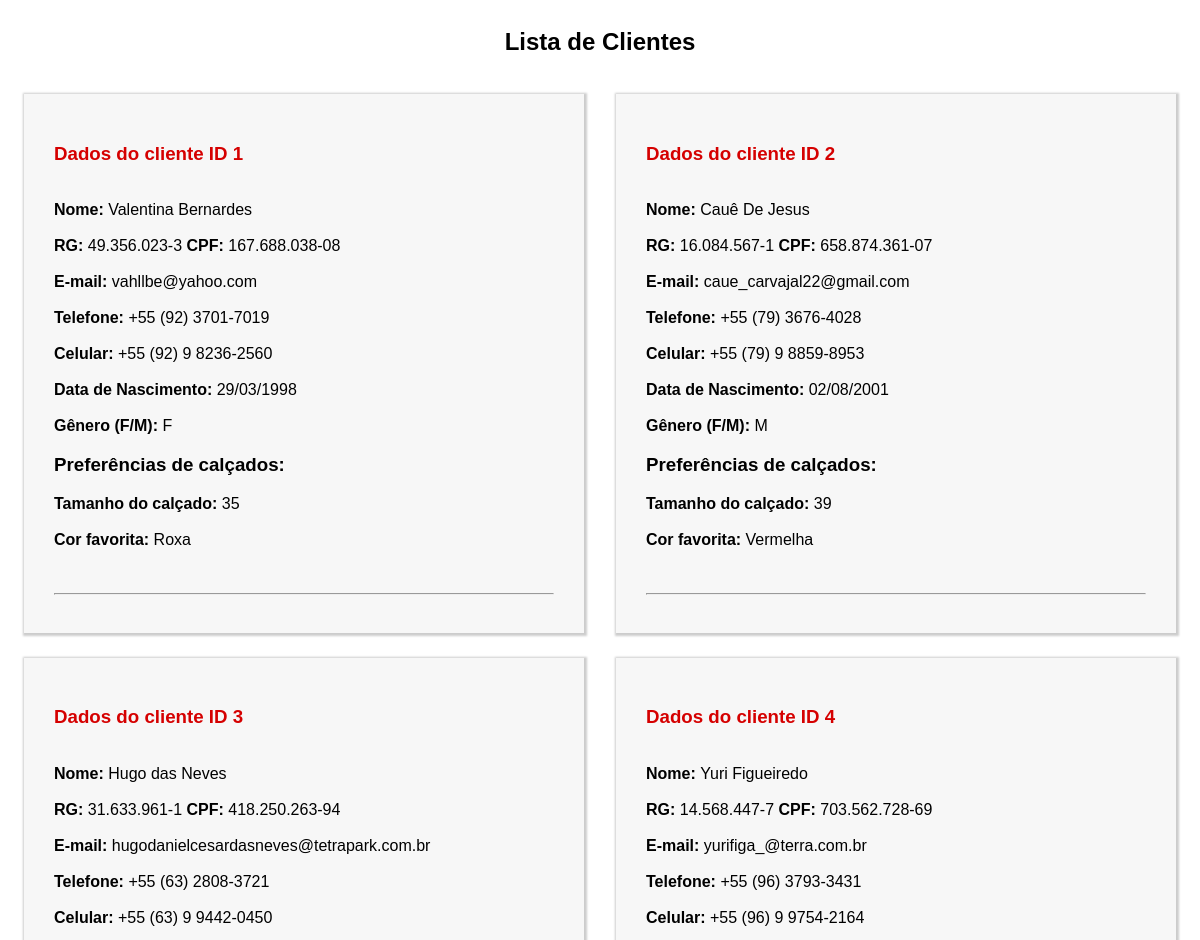
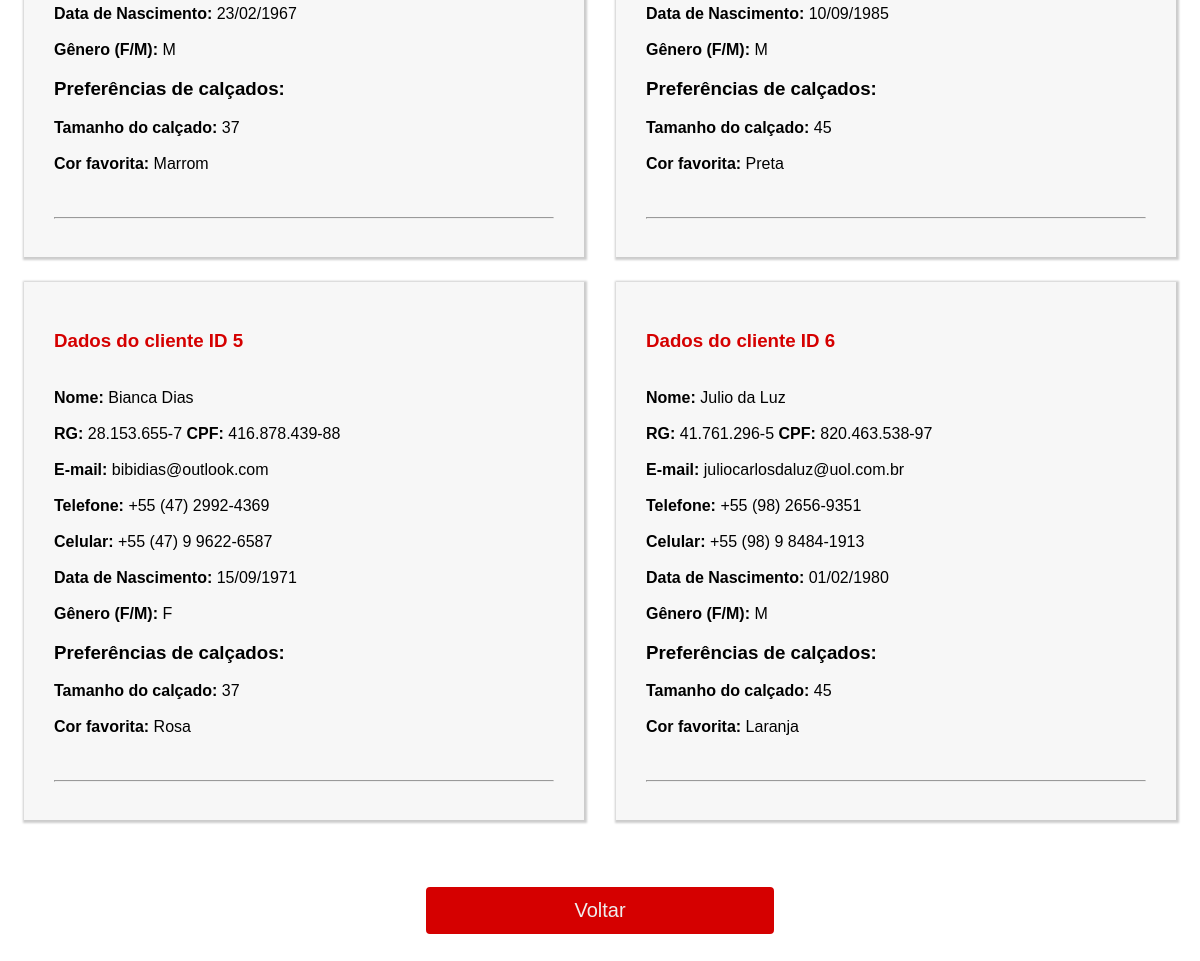
Page /crud/user/lista_cliente.php (signed in) on the committed database (2 pictures, top to bottom).
### tables this page shows
CREATE TABLE `tbcliente` (
  `id` int(11) NOT NULL,
  `nome` varchar(128) NOT NULL,
  `sobrenome` varchar(64) NOT NULL,
  `rg` varchar(12) NOT NULL,
  `cpf` varchar(14) NOT NULL,
  `email` varchar(128) NOT NULL,
  `telefone` varchar(19) NOT NULL,
  `celular` varchar(20) NOT NULL,
  `dtnasc` date NOT NULL,
  `dtcad` date NOT NULL COMMENT 'data de cadastro',
  `genero` varchar(1) NOT NULL,
  `tamanho` int(11) NOT NULL COMMENT 'tamanho do sapato',
  `corfav` varchar(32) NOT NULL COMMENT 'cor favorita'
);

### crud/user/lista_cliente.php (the view, shortened to what this page needs)
<?php
        if($_SESSION["usuario"]){
            include_once '../../pages/conexao.php';
?>
<!DOCTYPE html>
<html lang="pt-br">
<head>
    <link rel="stylesheet" type="text/css" href="../../assets/css/style.css">
</head>
<body>
        <div id="cadastro">
            <h2>Lista de Clientes</h2><br/>
        </div>
        <?php
            $consulta = "SELECT * FROM tbcliente";
            $executar = mysqli_query($conn, $consulta);
            while($linha = mysqli_fetch_array($executar)){
            echo'<div id="container">';
                 echo'<div id="card">';
                 echo '<h3 style="color: #d50000;">Dados do cliente ID '.$linha['id'].'</h3>';
                 echo '<br/><b>Nome: </b>'.$linha['nome'].' '.$linha['sobrenome'].'<br/>';
                 echo '<br/><b>RG: </b>'.$linha['rg'].' <b>CPF: </b>'.$linha['cpf'].'<br/>';
                 echo '<br/><b>E-mail: </b>'.$linha['email'].'<br/>';
                 echo '<br/><b>Telefone: </b>'.$linha['telefone'].'<br/>';
                 echo '<br/><b>Celular: </b>'.$linha['celular'].'<br/>';
                 echo '<br/><b>Data de Nascimento: </b>'.date('d/m/Y', strtotime($linha['dtnasc'])).'<br/>';
                 echo '<br/><b>Gênero (F/M): </b>'. $linha['genero'].'<br/>';
                 echo '<h3>Preferências de calçados: </h3>';
                 echo '<b>Tamanho do calçado: </b>'. $linha['tamanho'].'<br/>';
                 echo '<br/><b>Cor favorita: </b>'.$linha['corfav'].'<br/>';
                 echo '<div class="centro"><br/>';
                 echo '</div><br/><hr/></div>';
            echo '</div>';
            }
        ?>
        <a href="cadastra_cliente.php" class="cadastrar cadastra-link">Voltar</a>
</body>
</html>
<?php
    }else{
        echo "<script>
                window.location.href = '../../index.php';
            </script>";
    }
?>

### assets/css/style.css (style rules this page uses)
:root { --primary-color: #d50000; --secondary-color: #000000; --secondary-light-color: #212121; --background-color: #eeeeee; }
html, body, input, button { font-family: sans-serif; font-size: 1em; }
#cadastro { width: 52%; text-align: center; height: 80px; display: table; margin: 0 auto; border-radius: 0.25rem; background-color: #FFF; }
.cadastrar { font-size: 1.5em; background: var(--primary-color); border: 2px solid var(--primary-color); border-radius: 0.25rem; margin-bottom: 1em; color: var(--background-color); padding: 0.5em 0.6em; cursor: pointer; display: table; margin: 0 auto; width: 20rem; font-size: 15pt; transition: all .3s ease-out; }
hr { color: var(--primary-color); }
.cadastra-link { margin-top: 3.5%; margin-bottom: 3.5%; text-decoration: none; text-align: center; transition: all .3s ease-out; }
#container { width: 33%; display: inline-table; margin-right: 2px; }
#card { width: 375px; display: table; margin: 0 auto; padding: 40px; background-color: rgba(0, 0, 0, 0.03); box-shadow: 1px 1px 2px 2px rgba(0, 0, 0, 0.2); margin-bottom: 25px; }
@media screen and (max-width: 1370px) { #container { width: 50%; display: inline-table; margin-right: 2px; margin: 0 auto; } }
@media screen and (max-width: 1370px) { #card { width: 500px; display: table; margin: 0 auto; padding: 30px; background-color: rgba(0, 0, 0, 0.03); box-shadow: 1px 1px 2px 2px rgba(0, 0, 0, 0.2); margin-bottom: 25px; } }

### rows in the picture
tbcliente: id "1", nome "Valentina", sobrenome "Bernardes", rg "49.356.023-3", cpf "167.688.038-08", email "vahllbe@yahoo.com", telefone "+55 (92) 3701-7019", celular "+55 (92) 9 8236-2560", dtnasc "29/03/1998", genero "F", tamanho "35", corfav "Roxa"
tbcliente: id "2", nome "Cauê", sobrenome "De Jesus", rg "16.084.567-1", cpf "658.874.361-07", email "caue_carvajal22@gmail.com", telefone "+55 (79) 3676-4028", celular "+55 (79) 9 8859-8953", dtnasc "02/08/2001", genero "M", tamanho "39", corfav "Vermelha"
tbcliente: id "3", nome "Hugo", sobrenome "das Neves", rg "31.633.961-1", cpf "418.250.263-94", email "hugodanielcesardasneves@tetrapark.com.br", telefone "+55 (63) 2808-3721", celular "+55 (63) 9 9442-0450", dtnasc "23/02/1967", genero "M", tamanho "37", corfav "Marrom"
tbcliente: id "4", nome "Yuri", sobrenome "Figueiredo", rg "14.568.447-7", cpf "703.562.728-69", email "yurifiga_@terra.com.br", telefone "+55 (96) 3793-3431", celular "+55 (96) 9 9754-2164", dtnasc "10/09/1985", genero "M", tamanho "45", corfav "Preta"
tbcliente: id "5", nome "Bianca", sobrenome "Dias", rg "28.153.655-7", cpf "416.878.439-88", email "bibidias@outlook.com", telefone "+55 (47) 2992-4369", celular "+55 (47) 9 9622-6587", dtnasc "15/09/1971", genero "F", tamanho "37", corfav "Rosa"
tbcliente: id "6", nome "Julio", sobrenome "da Luz", rg "41.761.296-5", cpf "820.463.538-97", email "juliocarlosdaluz@uol.com.br", telefone "+55 (98) 2656-9351", celular "+55 (98) 9 8484-1913", dtnasc "01/02/1980", genero "M", tamanho "45", corfav "Laranja"
